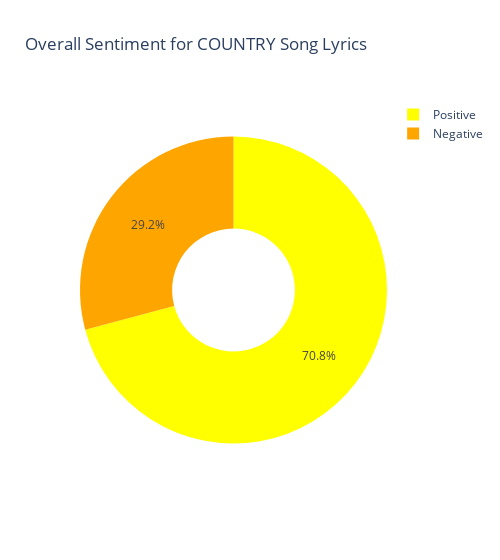

The cell this chart's notebook holds for it:
### Code cell
# Plot overall sentiment scores for genre

positives = sentiments_df['overall'].loc[sentiments_df['overall'] == 1 ].count()
negatives = sentiments_df['overall'].loc[sentiments_df['overall'] == -1 ].count()
index_names = ['Positive', 'Negative']

overall = pd.DataFrame([positives,negatives], columns = ['Count'])
overall.index = index_names

country_sentiment_pie = px.pie(
    overall, 
    values = 'Count', 
    names=index_names, 
    hole = 0.4, 
    color_discrete_sequence=["yellow", "orange"], 
    width=500, 
    title=f'Overall Sentiment for {genre} Song Lyrics'
    )  
country_sentiment_pie

### Figure 1 — Plotly figure (JSON) as saved in the notebook; plotly's stock layout.template omitted (floating-point values rounded to 4 significant figures)
{"data": [{"domain": {"x": [0, 1], "y": [0, 1]}, "hole": 0.4, "hovertemplate": "label=%{label}<br>Count=%{value}<extra></extra>", "labels": ["Positive", "Negative"], "legendgroup": "", "name": "", "showlegend": true, "type": "pie", "values": [34, 14]}], "layout": {"legend": {"tracegroupgap": 0}, "piecolorway": ["yellow", "orange"], "title": {"text": "Overall Sentiment for COUNTRY Song Lyrics"}, "width": 500}}
